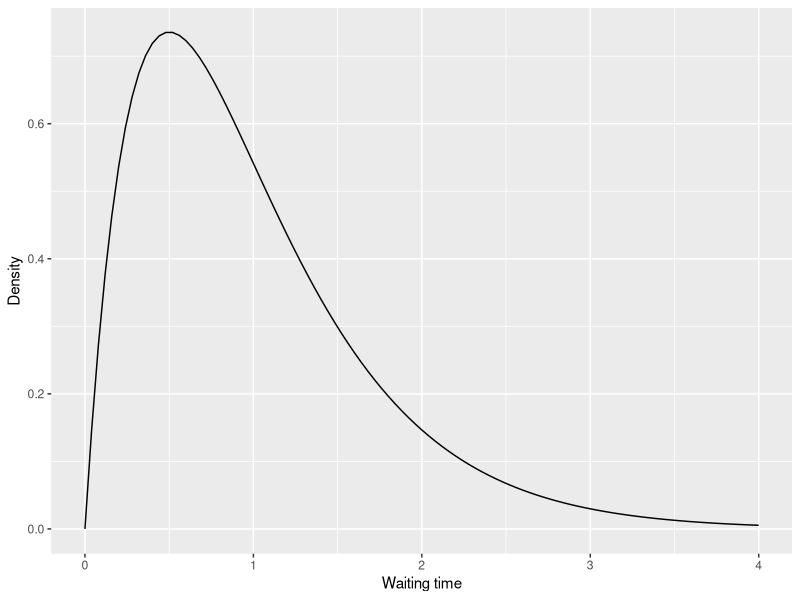
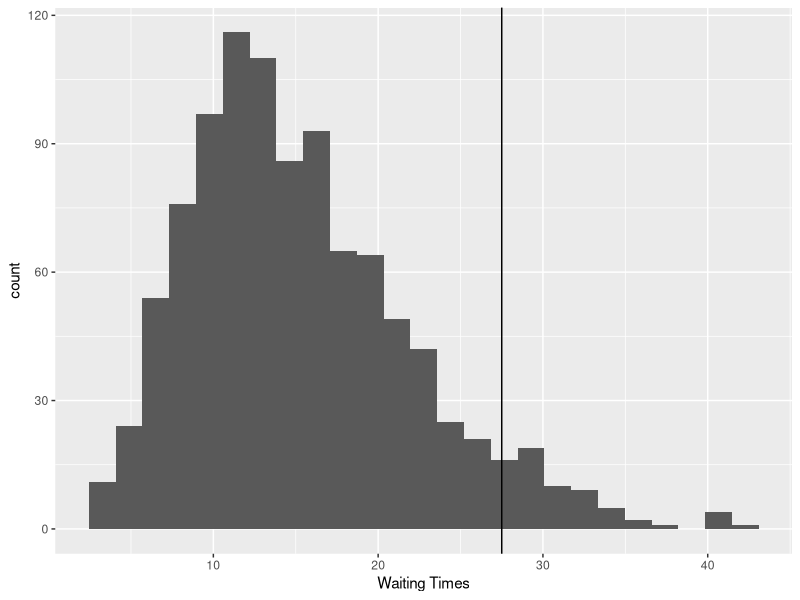

The R script that drew these images, in order:
## ---- chunk 1
rgamma(6, 2, .5)
## ---- chunk 2
rgamma(6, 2, scale=2)
## ---- chunk 3
pgamma(1:6, 2, .5)
## ---- chunk 4
qgamma(c(.2, .4, .6, .8), 2, .5)
## ---- chunk 5
library(tidyverse)
ggplot() +
  xlim(c(0,4)) +
  geom_function(fun = dgamma,
                args = list(shape=2, scale=.5)) +
  labs(x = "Waiting time", y = "Density")
## ---- chunk 6
1 - pgamma(60, 25, 1/3)
## ---- chunk 7
1 - pgamma(60, 25, scale = 3)
## ---- chunk 8
qgamma(.95, 5, 1/3)
## ---- chunk 9
times <- rgamma(1000, 5, 1/3)
library(tidyverse)
data.frame(times) |>
  ggplot(aes(times)) +
  geom_histogram(bins = 25) +
  xlab("Waiting Times") +
  geom_vline(xintercept = 27.5)
